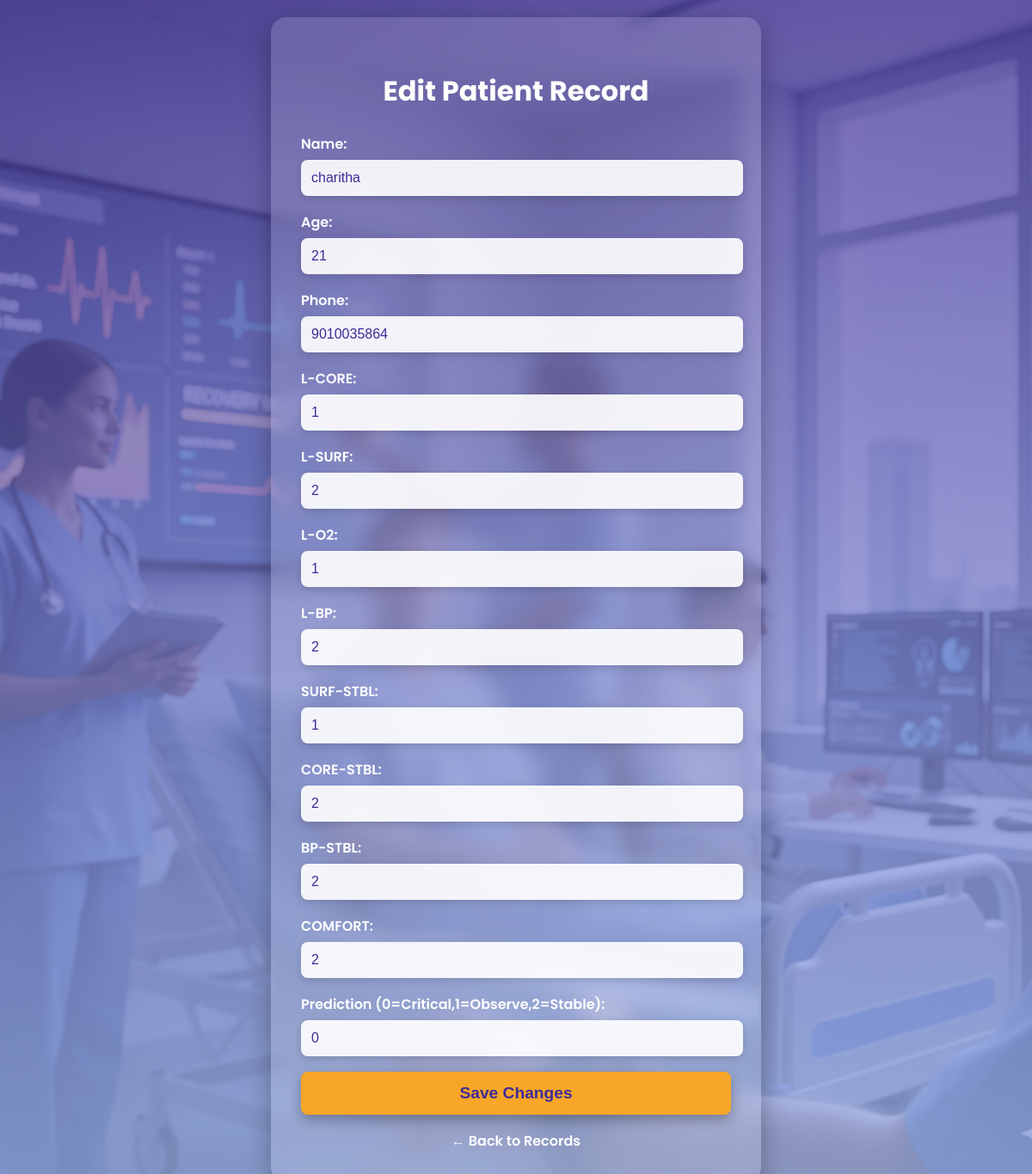
Page /edit/10 on the committed database.
### tables this page shows
CREATE TABLE patients (
    id INTEGER PRIMARY KEY AUTOINCREMENT,
    name TEXT,
    age INTEGER,
    phone TEXT,
    L_CORE INTEGER,
    L_SURF INTEGER,
    L_O2 INTEGER,
    L_BP INTEGER,
    SURF_STBL INTEGER,
    CORE_STBL INTEGER,
    BP_STBL INTEGER,
    COMFORT INTEGER,
    prediction TEXT,
    timestamp DATETIME DEFAULT CURRENT_TIMESTAMP
);

### app.py (the view, shortened to what this page needs)
@app.route('/edit/<int:id>', methods=['GET', 'POST'])
def edit_record(id):
    import sqlite3
    conn = sqlite3.connect('patients.db')
    cursor = conn.cursor()
    cursor.execute("SELECT * FROM patients WHERE id=?", (id,))
    patient = cursor.fetchone()
    conn.close()
    return render_template('edit.html', patient=patient)

### templates/edit.html (shortened to what this page needs)
<!DOCTYPE html>
<html>
<head>
</head>
<body>
<div class="container">
    <h2>Edit Patient Record</h2>
    <form method="POST">
        <label>Name:</label>
        <input type="text" name="name" value="{{ patient[1] }}" required>
        <label>Age:</label>
        <input type="number" name="age" value="{{ patient[2] }}" required>
        <label>Phone:</label>
        <input type="text" name="phone" value="{{ patient[3] }}" required>
        <label>L-CORE:</label>
        <input type="text" name="L-CORE" value="{{ patient[4] }}" required>
        <label>L-SURF:</label>
        <input type="text" name="L-SURF" value="{{ patient[5] }}" required>
        <label>L-O2:</label>
        <input type="text" name="L-O2" value="{{ patient[6] }}" required>
        <label>L-BP:</label>
        <input type="text" name="L-BP" value="{{ patient[7] }}" required>
        <label>SURF-STBL:</label>
        <input type="text" name="SURF-STBL" value="{{ patient[8] }}" required>
        <label>CORE-STBL:</label>
        <input type="text" name="CORE-STBL" value="{{ patient[9] }}" required>
        <label>BP-STBL:</label>
        <input type="text" name="BP-STBL" value="{{ patient[10] }}" required>
        <label>COMFORT:</label>
        <input type="text" name="COMFORT" value="{{ patient[11] }}" required>
        <label>Prediction (0=Critical,1=Observe,2=Stable):</label>
        <input type="text" name="prediction" value="{{ patient[12] }}" required>
        <button type="submit">Save Changes</button>
    </form>
    <a href="/records" class="back-btn">← Back to Records</a>
</div>
</body>
</html>

### rows in the picture
patients: name "charitha", age "21", phone "9010035864", L-CORE "1", L-SURF "2", L-O2 "1", L-BP "2", SURF-STBL "1", CORE-STBL "2", BP-STBL "2", COMFORT "2", prediction "0"
